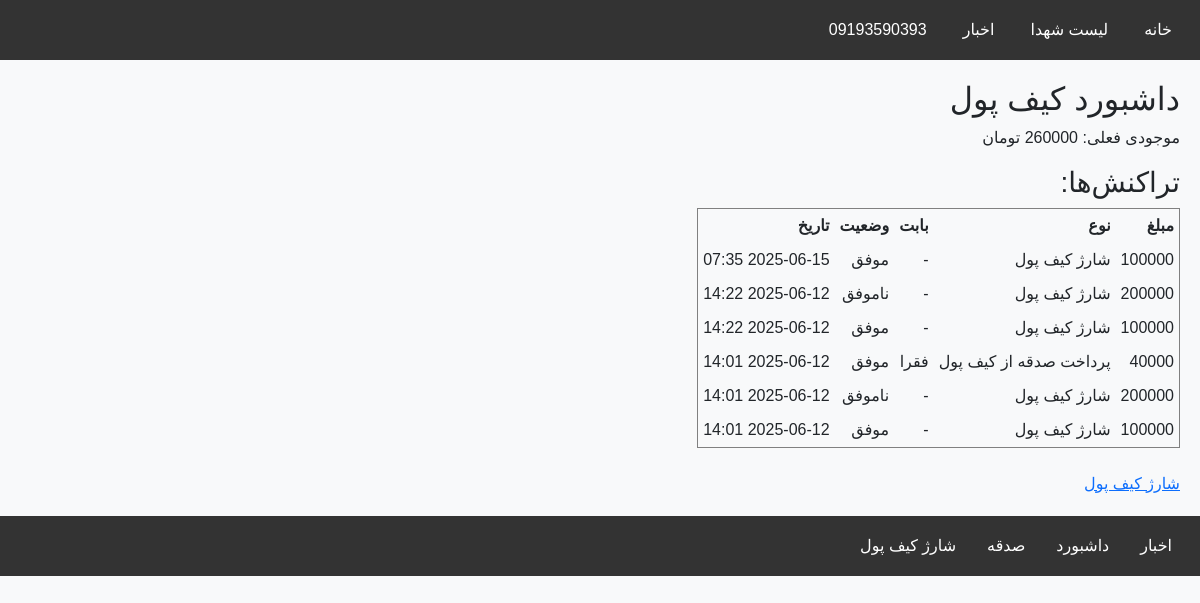
Page /wallet/dashboard/ (signed in) on the earlier database version.
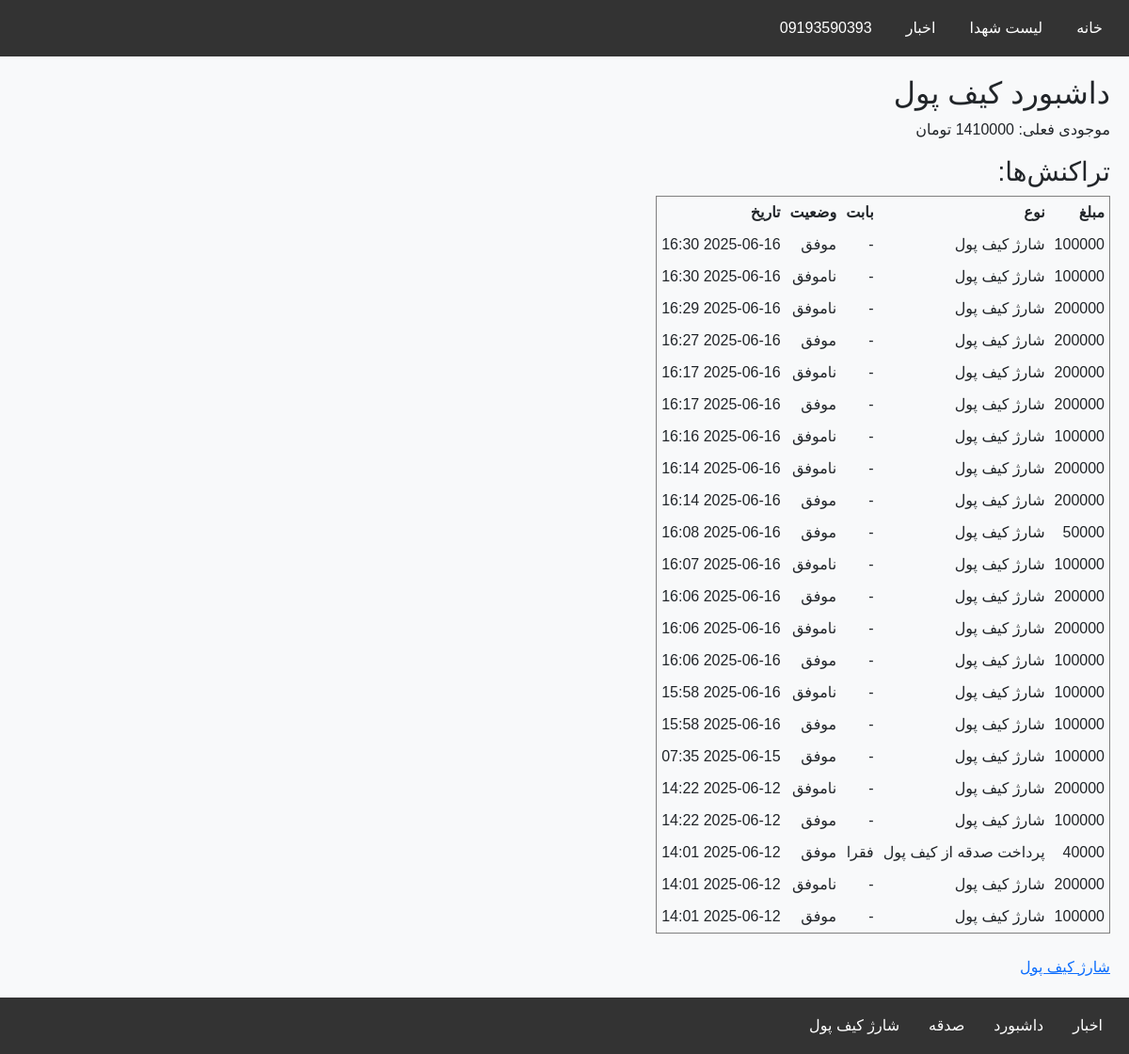
Same page on the later database version.
### accounts/models.py (models this page shows, shortened)
class User(AbstractBaseUser, PermissionsMixin):
    GENDER_CHOICES = (
        ('M', 'مرد'),
        ('F', 'زن'),
    )
    phone = models.CharField(max_length=11, unique=True)
    first_name = models.CharField(max_length=100, blank=True)
    last_name = models.CharField(max_length=100, blank=True)
    national_code = models.CharField(max_length=10, blank=True)
    image = models.ImageField(upload_to='profiles/', blank=True, null=True)
    gender = models.CharField(max_length=1, choices=GENDER_CHOICES, blank=True, null=True)
    is_active = models.BooleanField(default=True)
    is_staff = models.BooleanField(default=False)
    is_profile_completed = models.BooleanField(default=False)
    allowed_categories = models.ManyToManyField(
        'news.Category',
        related_name='allowed_users',
        blank=True,
        verbose_name='دسته‌بندی‌های مجاز برای ارسال خبر'
    )
    groups = models.ManyToManyField(
        'auth.Group',
        related_name='accounts_user_set',
        blank=True
    )
    user_permissions = models.ManyToManyField(
        'auth.Permission',
        related_name='accounts_user_permissions_set',
        blank=True
    )
    objects = UserManager()
    USERNAME_FIELD = 'phone'
    def get_full_name(self):
        return f"{self.first_name} {self.last_name}".strip()

### wallet/models.py (models this page shows, shortened)
class WalletTransaction(models.Model):
    TRANSACTION_TYPES = [
        ('CHARGE', 'شارژ کیف پول'),
        ('DONATION', 'پرداخت صدقه از کیف پول'),
    ]
    STATUS_CHOICES = [
        ('SUCCESS', 'موفق'),
        ('FAILED', 'ناموفق'),
        ('PENDING', 'در انتظار'),
    ]
    wallet = models.ForeignKey(
        Wallet,
        on_delete=models.CASCADE,
        related_name='transactions'
    )
    amount = models.PositiveIntegerField(verbose_name="مبلغ (تومان)")
    transaction_type = models.CharField(
        max_length=10,
        choices=TRANSACTION_TYPES,
        default='CHARGE'
    )
    cause = models.CharField(
        max_length=20,
        choices=Donation.CAUSES,
        null=True,
        blank=True,
        verbose_name="بابت صدقه"
    )
    status = models.CharField(
        max_length=10,
        choices=STATUS_CHOICES,
        default='SUCCESS'
    )
    created_at = models.DateTimeField(auto_now_add=True)
    ref_id = models.CharField(max_length=100, null=True, blank=True, verbose_name="شناسه مرجع تراکنش")

### wallet/views.py (the view)
# urls.py: path('dashboard/', views.wallet_dashboard, name='wallet_dashboard'),
@login_required
def wallet_dashboard(request):
    wallet = Wallet.objects.filter(user=request.user).first()
    transactions = wallet.transactions.order_by('-created_at') if wallet else []
    return render(request, 'wallet/dashboard.html', {
        'wallet': wallet,
        'transactions': transactions,
    })

### templates/wallet/dashboard.html (shortened to what this page needs)
{% extends "base.html" %}
{% block content %}
<h2>داشبورد کیف پول</h2>
<p>موجودی فعلی: {{ wallet.balance }} تومان</p>
<h3>تراکنش‌ها:</h3>
<table border="1" cellpadding="5" cellspacing="0">
    <tr>
        <th>مبلغ</th>
        <th>نوع</th>
        <th>بابت</th>
        <th>وضعیت</th>
        <th>تاریخ</th>
    </tr>
    {% for tx in transactions %}
    <tr>
        <td>{{ tx.amount }}</td>
        <td>{{ tx.get_transaction_type_display }}</td>
        <td>{{ tx.get_cause_display|default:"-" }}</td>
        <td>{{ tx.get_status_display }}</td>
        <td>{{ tx.created_at|date:"Y-m-d H:i" }}</td>
    </tr>
    {% empty %}
    <tr><td colspan="5">هیچ تراکنشی ثبت نشده است.</td></tr>
    {% endfor %}
</table>
<br>
<a href="{% url 'wallet:charge_wallet' %}">شارژ کیف پول</a>
{% endblock %}

### templates/base.html (shortened to what this page needs)
<!DOCTYPE html>
<html lang="fa">
<head>
    <link href="https://cdn.jsdelivr.net/npm/bootstrap@5.3.0/dist/css/bootstrap.rtl.min.css" rel="stylesheet">
    <link href="https://cdn.jsdelivr.net/npm/bootstrap-icons@1.10.5/font/bootstrap-icons.css" rel="stylesheet">
    <link rel="stylesheet" href="https://cdn.jsdelivr.net/npm/persian-datepicker@1.2.0/dist/css/persian-datepicker.min.css">
</head>
<body>
<header>
    <nav>
        <ul>
            <li><a href="/">خانه</a></li>
            <li><a href="/martyrs/list/">لیست شهدا</a></li>
            <li><a href="{% url 'news:news_list' %}">اخبار</a></li>
            {% if user.is_authenticated %}
                <li>
                    <a href="#">
                        {% if user.gender == 'male' %}
                            آقای {{ user.last_name }}
                        {% elif user.gender == 'female' %}
                            خانم {{ user.last_name }}
                        {% else %}
                            {{ user.get_full_name|default:user.phone }}
                        {% endif %}
                    </a>
                </li>
            {% else %}
                <li><a href="{% url 'accounts:login' %}">ورود</a></li>
            {% endif %}
        </ul>
    </nav>
</header>
<main>
    {% block content %}{% endblock %}
</main>
<footer>
    <nav>
        <ul>
            <li><a href="{% url 'news:news_list' %}">اخبار</a></li>
            {% if user.is_authenticated %}
                <li><a href="{% url 'accounts:dashboard' %}">داشبورد</a></li>
            {% else %}
                <li><a href="{% url 'accounts:login' %}?next={% url 'accounts:dashboard' %}">پروفایل</a></li>
            {% endif %}
            <li><a href="{% url 'donate' %}">صدقه</a></li>
            {% if user.is_authenticated %}
                <li><a href="{% url 'wallet:charge_wallet' %}">شارژ کیف پول</a></li>
            {% else %}
                <li><a href="{% url 'accounts:login' %}?next={% url 'wallet:charge_wallet' %}">شارژ کیف پول</a></li>
            {% endif %}
        </ul>
    </nav>
</footer>
</body>
</html>

### templates/base.html (style rules this page uses)
body { font-family: sans-serif; margin: 0; padding: 0; direction: rtl; background-color: #f8f9fa; }
header, footer { background-color: #333; color: white; padding: 10px 20px; }
nav ul { list-style: none; display: flex; justify-content: flex-start; gap: 20px; padding: 0; margin: 0; }
nav ul li { position: relative; }
nav ul li a { color: white; text-decoration: none; padding: 8px; display: block; }
main { padding: 20px; }
footer nav ul { flex-wrap: wrap; gap: 15px; }

Differences in the rows shown:
added WalletTransaction: amount "100000", transaction_type "شارژ کیف پول", cause "-", status "موفق", created_at "2025-06-16 16:30"
added WalletTransaction: amount "100000", transaction_type "شارژ کیف پول", cause "-", status "ناموفق", created_at "2025-06-16 16:30"
added WalletTransaction: amount "200000", transaction_type "شارژ کیف پول", cause "-", status "ناموفق", created_at "2025-06-16 16:29"
added WalletTransaction: amount "200000", transaction_type "شارژ کیف پول", cause "-", status "موفق", created_at "2025-06-16 16:27"
added WalletTransaction: amount "200000", transaction_type "شارژ کیف پول", cause "-", status "ناموفق", created_at "2025-06-16 16:17"
added WalletTransaction: amount "200000", transaction_type "شارژ کیف پول", cause "-", status "موفق", created_at "2025-06-16 16:17"
added WalletTransaction: amount "100000", transaction_type "شارژ کیف پول", cause "-", status "ناموفق", created_at "2025-06-16 16:16"
added WalletTransaction: amount "200000", transaction_type "شارژ کیف پول", cause "-", status "ناموفق", created_at "2025-06-16 16:14"
added WalletTransaction: amount "200000", transaction_type "شارژ کیف پول", cause "-", status "موفق", created_at "2025-06-16 16:14"
added WalletTransaction: amount "50000", transaction_type "شارژ کیف پول", cause "-", status "موفق", created_at "2025-06-16 16:08"
added WalletTransaction: amount "100000", transaction_type "شارژ کیف پول", cause "-", status "ناموفق", created_at "2025-06-16 16:07"
added WalletTransaction: amount "200000", transaction_type "شارژ کیف پول", cause "-", status "موفق", created_at "2025-06-16 16:06"
added WalletTransaction: amount "200000", transaction_type "شارژ کیف پول", cause "-", status "ناموفق", created_at "2025-06-16 16:06"
added WalletTransaction: amount "100000", transaction_type "شارژ کیف پول", cause "-", status "موفق", created_at "2025-06-16 16:06"
added WalletTransaction: amount "100000", transaction_type "شارژ کیف پول", cause "-", status "ناموفق", created_at "2025-06-16 15:58"
added WalletTransaction: amount "100000", transaction_type "شارژ کیف پول", cause "-", status "موفق", created_at "2025-06-16 15:58"
